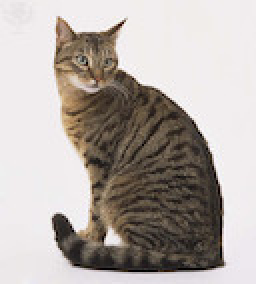
#> input picture images/smol_cat.jpg, 128 x 142 px (shown 2 times larger)
$ jupyter execute --allow-errors week8-Interpolation.ipynb
#> lines starting #> are read from the running program, lines starting #| are printed output that depends on the picture
[cell 1]
import sys
import numpy
import numpy as np
from PIL import Image
import matplotlib.pyplot as plt
from scipy import interpolate
from scipy.interpolate import griddata
np.set_printoptions(suppress=True)
numpy.set_printoptions(threshold=sys.maxsize)

Interpolation

### 1D

Here we have a have an example of using interpolation in one dimension.

#### 5.1
Using the code at the bottom, experiment with changing how many points you have to interpolate (as a percentage of the original image in `sample_amount`) from, and which interpolation method (nearest, linear or cubic in `mode`)

[cell 2]
#####################################################
def func(x):
    x = np.array(x)
    return np.sin(2*x)*np.cos(x/2)

def plot(sample_amount,mode):
    #Get points
    num_points = 1000
    total_x = np.linspace(0,10*np.pi,num_points)
    known_x = total_x.copy()
    total_points = func(total_x)
    np.random.shuffle(known_x)
    sample_amount = int(num_points*(sample_amount)/100)
    known_x = sorted(known_x[:sample_amount])
    known_points = func(known_x)
    #Interpolate
    f = interpolate.interp1d(known_x, known_points,kind=mode,fill_value="extrapolate")
    ynew = f(total_x)
    #Plot
    fig, ax = plt.subplots(figsize = (12,4))
    ax.plot(total_x,total_points,label="original")
    ax.plot(known_x,known_points,"ro",label="points")
    ax.plot(total_x, ynew,label="interpolation")
    ax.legend()


#####################################################


#Change the amount of the original sample available, and interpolation method

#How many points to interpolate from? (percentage of original function)
sample_amount = 5
#What interpolation method? ("nearest", "linear","cubic")
mode = "cubic"

plot(sample_amount, mode)
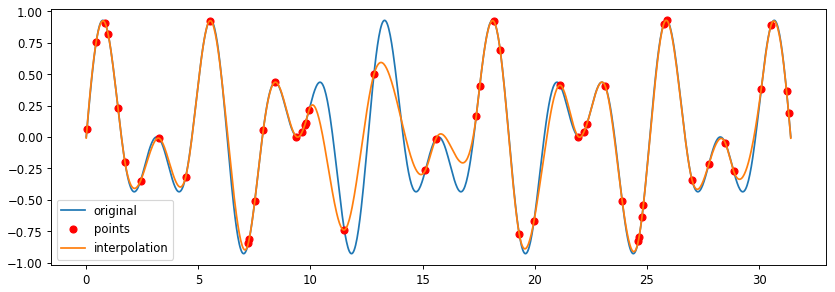
#> figure drawn by matplotlib, 1 panel; curve peaks at x = 13.3, y = 0.928; curve peaks at x = 25.88, y = 0.928; curve peaks at x = 25.85, y = 0.928

## 2D

Now we're going to investigate how the same process works in 2 Dimensions with an image.

#### 5.2

As above, you can pick how many points you have to interpolate with (`sample_amount`), and what interpolation function to use (`mode`).

What we show you is the original image, the same points that we know the values of when interpolating and then the result of the interpolation

[cell 3]
im = np.array(Image.open("images/smol_cat.jpg").convert('L'))
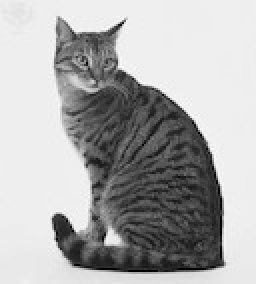
#> im: shape (142, 128) (shown 2 times larger); min 0, max 253, mean 174.1
im = np.flip(im,axis=0)
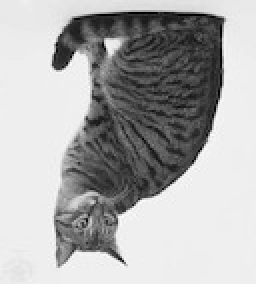
#> im: shape (142, 128) (shown 2 times larger); min 0, max 253, mean 174.1

[cell 4]
#####################################################

def plot(sample_amount,mode):
#> called with sample_amount = 80, mode = 'nearest'
    h, w = im.shape
#> h = 142; w = 128
    #Get sample
    pts = np.arange(h*w)
#> pts = 18176 values from 0 to 18175
    x,y = np.mgrid[0:w, 0:h]
    np.random.shuffle(pts)
    sample_amount = int(len(pts)*(sample_amount)/100)
#> sample_amount = 14540
    sampled_pts = sorted(pts[:sample_amount])
#> sampled_pts = 14540 values from 0 to 18175
    sampled_coords = [i for i in zip(x.ravel()[sampled_pts],y.ravel()[sampled_pts])]
    sampled_values = np.array([im[i[1],i[0]] for i in sampled_coords])
#> sampled_values = 14540 values, max 253 at index 6981, min 0 at index 7687, mean 174.1
    sample = np.ones((h,w))*255
    for i,c in enumerate(sampled_coords):
        sample[c[1],c[0]] = sampled_values[i]
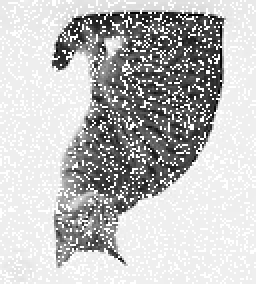
#> sample: shape (142, 128) float64 (shown 2 times larger); min 0, max 255, mean 190.3
    #Interpolate
    tx,ty = np.mgrid[0:h, 0:w]
    interpolated = griddata(sampled_coords, sampled_values, (ty,tx), method=mode)
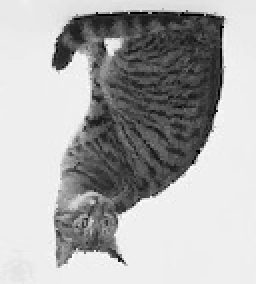
#> interpolated: shape (142, 128) float64 (shown 2 times larger); min 0, max 253, mean 174.1
    #Plot
    fig,ax = plt.subplots(ncols = 3,figsize=(12,6))
    ax[0].imshow(im, origin = "lower", cmap="gray")
    ax[0].set_title("Original")
    ax[1].imshow(sample, origin = "lower", cmap="gray")
    ax[1].set_title("Sample")
    ax[2].imshow(interpolated, origin = "lower", cmap="gray")
    ax[2].set_title("Interpolated")

#####################################################

#Change the amount of the original sample available, and interpolation method

#How many points to interpolate from?(percentage of pixels in image)
sample_amount = 80
#What interpolation method? ("nearest", "linear","cubic")
mode = "nearest"

plot(sample_amount, mode)
